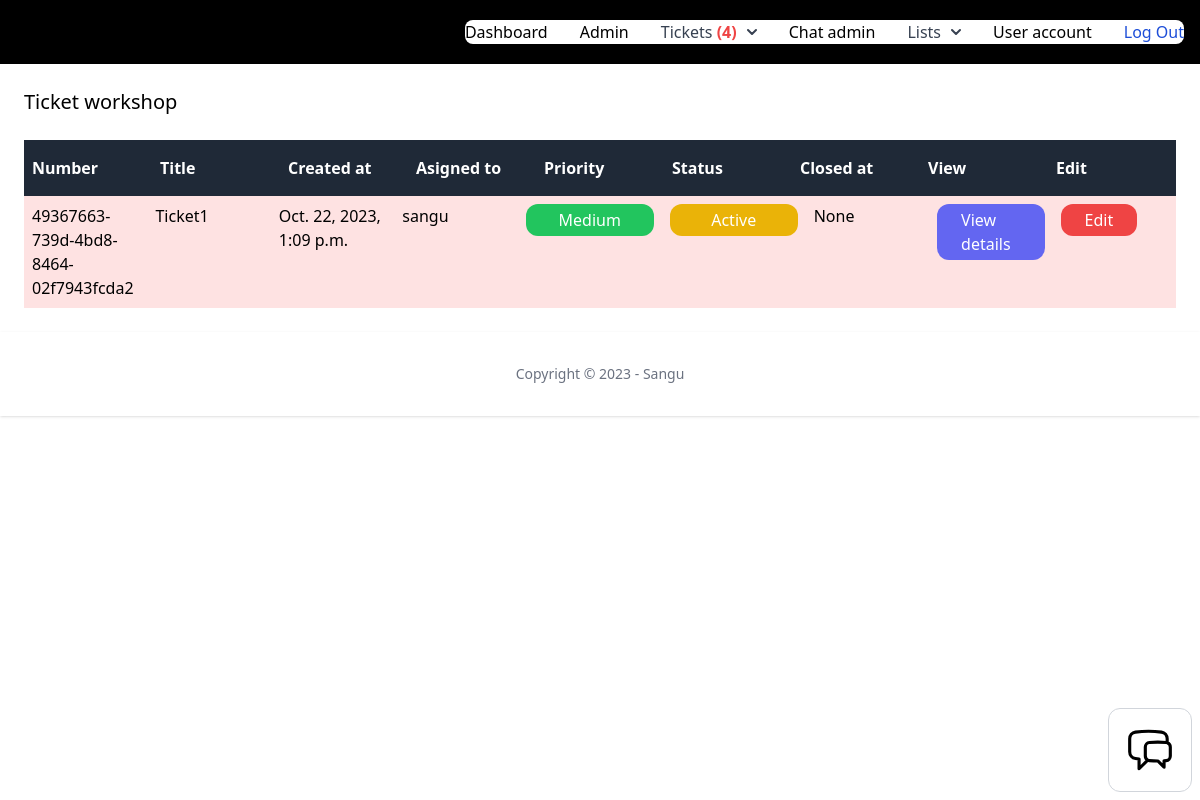
Before: /dashboard/tickets/workspace/ (signed in) with the older database file.
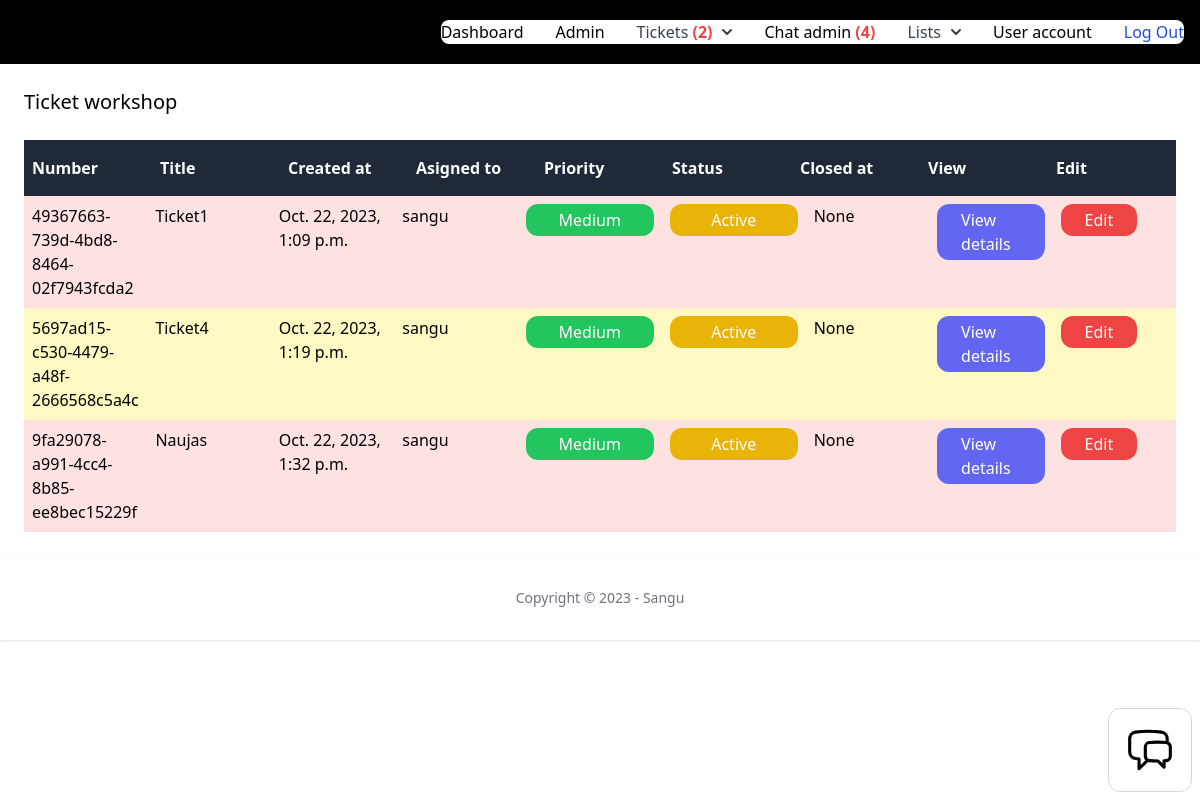
After: the same page with the newer database file.
### ticket/models.py (models this page shows, shortened)
class Ticket(models.Model):
    ACTIVE = 'active'
    COMPLETED = 'completed'
    PENDING = 'pending'
    CHOICES_STATUS = (
        (ACTIVE, 'Active'),
        (COMPLETED, 'Completed'),
        (PENDING, 'Pending'),
    )
    LOW = 'low'
    MEDIUM = 'medium'
    HIGH = 'high'
    CHOICES_PRIORITY = (
        (LOW, 'Low'),
        (MEDIUM, 'Medium'),
        (HIGH, 'High'),
    )
    ticket_number = models.UUIDField(default=uuid.uuid4)
    title = models.CharField(max_length=100)
    description = models.TextField(blank=True, null=True)
    created_by = models.ForeignKey(User, related_name='tickets', on_delete=models.CASCADE)
    created_at = models.DateTimeField(auto_now_add=True)
    modified_at = models.DateTimeField(auto_now=True)
    assign_to = models.ForeignKey(User, on_delete=models.DO_NOTHING, null=True, blank=True)
    is_resolved = models.BooleanField(default=False)
    accepted_at = models.DateTimeField(null=True, blank=True)
    closed_at = models.DateTimeField(null=True, blank=True)
    status = models.CharField(max_length=15, choices=CHOICES_STATUS, default=PENDING)
    priority = models.CharField(max_length=15, choices=CHOICES_PRIORITY, default=MEDIUM)

### user/models.py (models this page shows)
class User(AbstractUser):
    phone = models.TextField(blank=True, null=True)
    is_customer = models.BooleanField(default=True)
    is_manager = models.BooleanField(default=False)

### ticket/views.py (the view)
# urls.py: path('workspace/', views.ticket_workspace, name='workspace'),
@login_required
def ticket_workspace(request):
    if request.user.is_manager:
        tickets = Ticket.objects.filter(assign_to=request.user, is_resolved=False)
        return render(request, 'ticket/tickets_workspace.html', {
            'tickets': tickets
        })
    else:
        messages.error(request, 'You have no access to the page')
        return redirect('dashboard:index')

### chat/context_processors.py (called while the page is built)
def chat_waiting(request):
    waiting_chat = Room.objects.filter(status='waiting')
    return {'waiting_chat': waiting_chat}

### team/context_processors.py (called while the page is built)
def active_team(request):
    if request.user.is_authenticated:
        if request.user.userprofile.active_team:
            active_team = request.user.userprofile.active_team
        else:
            active_team = Team.objects.filter(created_by=request.user)[0]
    else:
        active_team = None
    return {'active_team': active_team}

### ticket/context_processors.py (called while the page is built)
def pending_tickets(request):
    pending_tickets = 0
    if request.user.is_authenticated:
        if request.user.is_manager:
            pending_tickets = Ticket.objects.filter(status='pending')
        else:
            pending_tickets = pending_tickets
    else:
        pending_tickets = pending_tickets
    return {'pending_tickets': pending_tickets}

def workspace_tickets(request):
    if request.user.is_authenticated:
        workspace_tickets = Ticket.objects.filter(assign_to=request.user, is_resolved=False)
    else:
        workspace_tickets = 0
    return {'workspace_tickets': workspace_tickets}

### ticket/templates/ticket/tickets_workspace.html (shortened to what this page needs)
{% extends 'app/base.html'  %}
{% block content %}
<div class="py-6 px-6">
    <h1 class="mb-4 text-xl">Ticket workshop</h1>
    {% if tickets %}
    <div class="mt-6 flex justify-between">
        <p class="py-4 px-2 bg-gray-800 font-semibold w-full text-white">Number</p>
        <p class="py-4 px-2 bg-gray-800 font-semibold w-full text-white">Title</p>
        <p class="py-4 px-2 bg-gray-800 font-semibold w-full text-white">Created at</p>
        <p class="py-4 px-2 bg-gray-800 font-semibold w-full text-white">Asigned to</p>
        <p class="py-4 px-2 bg-gray-800 font-semibold w-full text-white">Priority</p>
        <p class="py-4 px-2 bg-gray-800 font-semibold w-full text-white">Status</p>
        <p class="py-4 px-2 bg-gray-800 font-semibold w-full text-white">Closed at</p>
        <p class="py-4 px-2 bg-gray-800 font-semibold w-full text-white">View</p>
        <p class="py-4 px-2 bg-gray-800 font-semibold w-full text-white">Edit</p>
    </div>
    {% for ticket in tickets %}
    <div class="flex justify-between">
        <p class="py-2 px-2 w-full {% cycle 'bg-red-100' 'bg-yellow-100' %}">
            {{ ticket.ticket_number }}
        </p>
        <p class="py-2 px-2 w-full {% cycle 'bg-red-100' 'bg-yellow-100' %}">
            {{ ticket.title }}
        </p>
        <p class="py-2 px-2 w-full {% cycle 'bg-red-100' 'bg-yellow-100' %}">
            {{ ticket.created_at }}
        </p>
        <p class="py-2 px-2 w-full {% cycle 'bg-red-100' 'bg-yellow-100' %}">
            {{ ticket.assign_to }}
        </p>
        <p class="py-2 px-2 w-full {% cycle 'bg-red-100' 'bg-yellow-100' %}">
            {% if ticket.priority == 'low' %}
            <span class="inline-block py-1 px-6 bg-yellow-500 rounded-xl text-white w-32 text-center">{{ ticket.get_priority_display }}</span>
            {% elif ticket.priority == 'medium' %}
            <span class="inline-block py-1 px-6 bg-green-500 rounded-xl text-white w-32 text-center">{{ ticket.get_priority_display }}</span>
            {% elif ticket.priority == 'high' %}
            <span class="inline-block py-1 px-6 bg-red-500 rounded-xl text-white w-32 text-center">{{ ticket.get_priority_display }}</span>
            {% endif %}
        </p>
        <p class="py-2 px-2 w-full {% cycle 'bg-red-100' 'bg-yellow-100' %}">
            {% if ticket.status == 'active' %}
            <span class="inline-block py-1 px-6 bg-yellow-500 rounded-xl text-white w-32 text-center">{{ ticket.get_status_display }}</span>
            {% elif ticket.status == 'completed' %}
            <span class="inline-block py-1 px-6 bg-black rounded-xl text-white w-32 text-center">{{ ticket.get_status_display }}</span>
            {% elif ticket.status == 'pending' %}
            <span class="inline-block py-1 px-6 bg-red-500 rounded-xl text-white w-32 text-center">{{ ticket.get_status_display }}</span>
            {% endif %}
        </p>
        <p class="py-2 px-2 w-full {% cycle 'bg-red-100' 'bg-yellow-100' %}">
            {{ ticket.closed_at }}
        </p>
        <p class="py-2 px-2 w-full {% cycle 'bg-red-100' 'bg-yellow-100' %}">
            <a href="{% url 'tickets:detail' ticket.id %}" class="inline-block py-1 px-6 bg-indigo-500 rounded-xl text-white">View details</a>
        </p>
        <p class="py-2 px-2 w-full {% cycle 'bg-red-100' 'bg-yellow-100' %}">
            {% if not ticket.is_resolved %}
            <a href="{% url 'tickets:edit' ticket.id %}" class="inline-block py-1 px-6 bg-red-500 rounded-xl text-white">Edit</a>
            {% endif %}
        </p>
    </div>
    {% endfor %}
    {% else %}
    <p class="mt-6 px-2">There are no tickets in the database yet...</p>
    {% endif %}
</div>
{% endblock %}

Changed rows visible on the page:
now on this page (row edited): Ticket: ticket_number "5697ad15-c530-4479-a48f-2666568c5a4c", title "Ticket4", created_at "Oct. 22, 2023, 1:19 p.m.", assign_to "sangu", priority "Medium", status "Active", closed_at "None", is_resolved "Edit"
now on this page (row edited): Ticket: ticket_number "9fa29078-a991-4cc4-8b85-ee8bec15229f", title "Naujas", created_at "Oct. 22, 2023, 1:32 p.m.", assign_to "sangu", priority "Medium", status "Active", closed_at "None", is_resolved "Edit"
Other visible differences:
{{ pending_tickets.count }}: "4" → "2"
{{ waiting_chat.count }}: (not shown) → "4"
